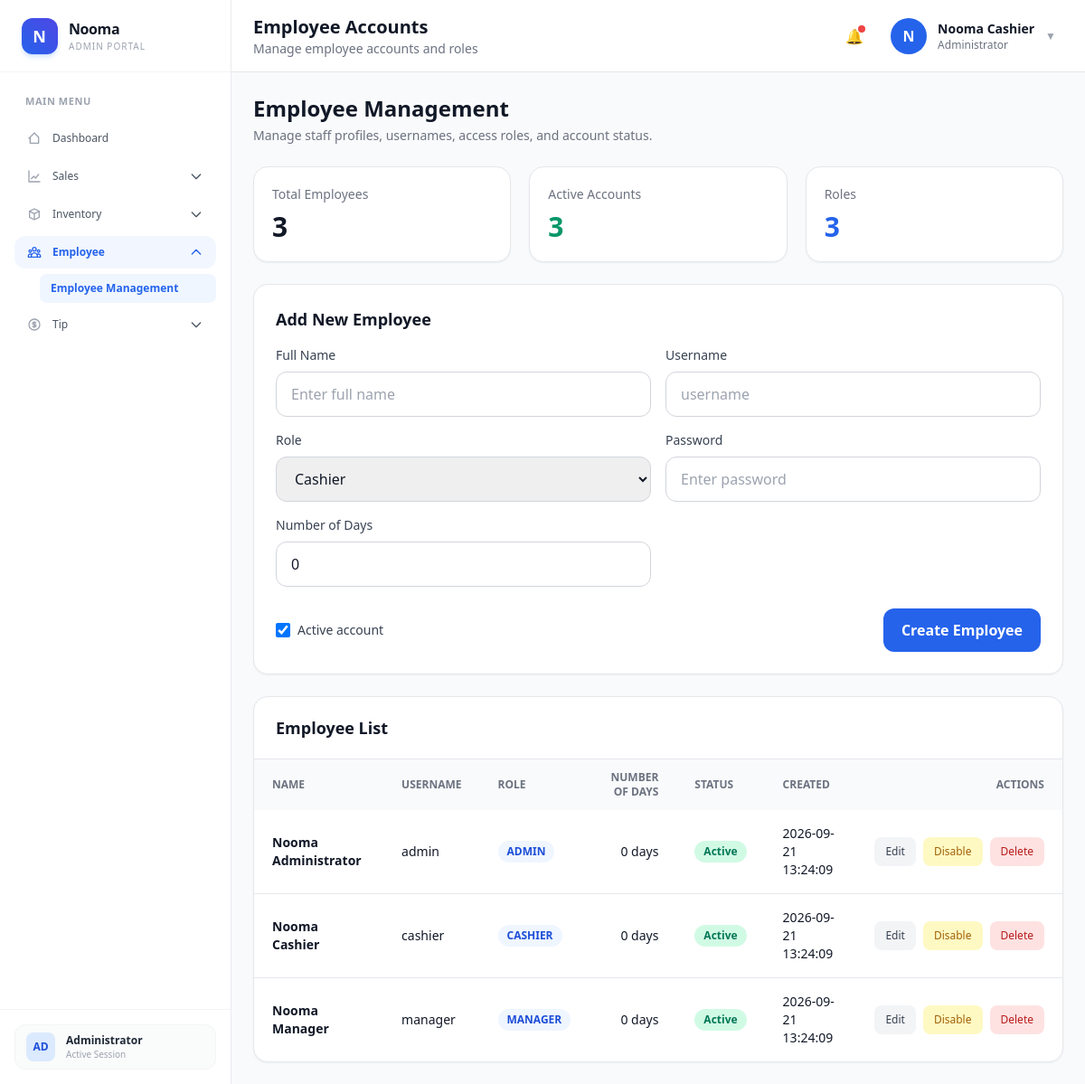
The app's page /frontend/Employee/employee.php (signed in) with its own data.
### tables this page shows
CREATE TABLE `users` (
  `user_id` bigint(20) UNSIGNED NOT NULL,
  `full_name` varchar(150) NOT NULL,
  `username` varchar(100) NOT NULL,
  `password_hash` varchar(255) NOT NULL,
  `role` enum('admin','manager','cashier','employee') NOT NULL DEFAULT 'cashier',
  `is_active` tinyint(1) NOT NULL DEFAULT 1,
  `number_of_days` int(10) UNSIGNED NOT NULL DEFAULT 0,
  `created_at` timestamp NOT NULL DEFAULT current_timestamp(),
  `updated_at` timestamp NOT NULL DEFAULT current_timestamp() ON UPDATE current_timestamp()
);

### frontend/Employee/employee.php (the view, shortened to what this page needs)
<?php
require_once __DIR__ . "/../../backend/config/database.php";
$editEmployee = null;
$employeeList = [];
$employeeQuery = mysqli_query($conn, "SELECT user_id, full_name, username, role, is_active, number_of_days, created_at FROM users WHERE role IN ('admin', 'manager', 'cashier', 'employee') ORDER BY is_active DESC, full_name ASC");
if ($employeeQuery) {
    while ($row = mysqli_fetch_assoc($employeeQuery)) {
        $employeeList[] = $row;
    }
}
$totalEmployees = count($employeeList);
$activeEmployees = 0;
foreach ($employeeList as $employee) {
    if ((int) $employee["is_active"] === 1) {
        $activeEmployees++;
    }
}
?>
<!DOCTYPE html>
<html lang="en">
<head>
    <script src="https://cdn.tailwindcss.com"></script>
</head>
<body class="bg-gray-50 text-gray-900">
<?php include "../Components/sidebar.php"; ?>
<div class="lg:ml-64 min-h-screen">
    <?php include "../Components/navbar.php"; ?>
    <main class="p-6">
        <div class="mb-6">
            <h2 class="text-2xl font-bold text-gray-900">Employee Management</h2>
            <p class="text-sm text-gray-500 mt-1">Manage staff profiles, usernames, access roles, and account status.</p>
        </div>
        <div class="grid md:grid-cols-3 gap-5 mb-6">
            <div class="bg-white rounded-2xl border p-5 shadow-sm">
                <p class="text-sm text-gray-500">Total Employees</p>
                <h3 class="text-3xl font-bold mt-2"><?= number_format($totalEmployees) ?></h3>
            </div>
            <div class="bg-white rounded-2xl border p-5 shadow-sm">
                <p class="text-sm text-gray-500">Active Accounts</p>
                <h3 class="text-3xl font-bold mt-2 text-emerald-600"><?= number_format($activeEmployees) ?></h3>
            </div>
            <div class="bg-white rounded-2xl border p-5 shadow-sm">
                <p class="text-sm text-gray-500">Roles</p>
                <h3 class="text-3xl font-bold mt-2 text-blue-600">3</h3>
            </div>
        </div>
        <div class="bg-white border rounded-2xl shadow-sm p-6 mb-6">
            <div class="flex items-center justify-between mb-4">
                <h3 class="text-lg font-bold"><?= $editEmployee ? "Edit Employee Account" : "Add New Employee" ?></h3>
            </div>
            <form method="post" class="grid md:grid-cols-2 xl:grid-cols-5 gap-4">
                <div class="xl:col-span-2">
                    <label class="block text-sm font-medium text-gray-700 mb-2">Full Name</label>
                    <input type="text" name="full_name" required
                        value="<?= htmlspecialchars($editEmployee["full_name"] ?? "") ?>"
                        placeholder="Enter full name"
                        class="w-full border border-gray-300 rounded-xl px-4 py-3 focus:outline-none focus:ring-2 focus:ring-blue-500">
                </div>
                <div>
                    <label class="block text-sm font-medium text-gray-700 mb-2">Username</label>
                    <input type="text" name="username" required
                        value="<?= htmlspecialchars($editEmployee["username"] ?? "") ?>"
                        placeholder="username"
                        class="w-full border border-gray-300 rounded-xl px-4 py-3 focus:outline-none focus:ring-2 focus:ring-blue-500">
                </div>
                <div>
                    <label class="block text-sm font-medium text-gray-700 mb-2">Role</label>
                    <select name="role" class="w-full border border-gray-300 rounded-xl px-4 py-3 focus:outline-none focus:ring-2 focus:ring-blue-500">
                        <?php $selectedRole = $editEmployee["role"] ?? "cashier"; ?>
                        <option value="cashier" <?= $selectedRole === "cashier" ? "selected" : "" ?>>Cashier</option>
                    </select>
                </div>
                <div>
                    <label class="block text-sm font-medium text-gray-700 mb-2">Password</label>
                    <input type="password" name="password" placeholder="<?= $editEmployee ? "Leave blank to keep current password" : "Enter password" ?>"
                        class="w-full border border-gray-300 rounded-xl px-4 py-3 focus:outline-none focus:ring-2 focus:ring-blue-500">
                </div>
                <div>
                    <label for="number_of_days" class="block text-sm font-medium text-gray-700 mb-2">Number of Days</label>
                    <input type="number" id="number_of_days" name="number_of_days" min="0" step="1" required
                        value="<?= htmlspecialchars((string) ($editEmployee["number_of_days"] ?? "0")) ?>"
                        class="w-full border border-gray-300 rounded-xl px-4 py-3 focus:outline-none focus:ring-2 focus:ring-blue-500">
                </div>
                <div class="md:col-span-2 xl:col-span-5 flex items-center justify-between gap-3 pt-2">
                    <?php if ($editEmployee): ?>
                        <label class="inline-flex items-center gap-2 text-sm text-gray-700">
                            <input type="checkbox" name="is_active" value="1" <?= (int)($editEmployee["is_active"] ?? 0) === 1 ? "checked" : "" ?> class="h-4 w-4 text-blue-600 border-gray-300 rounded">
                            Active account
                        </label>
                        <button type="submit" class="px-5 py-3 rounded-xl bg-blue-600 text-white font-semibold hover:bg-blue-700">Update Employee</button>
                    <?php else: ?>
                        <label class="inline-flex items-center gap-2 text-sm text-gray-700">
                            <input type="checkbox" name="is_active" value="1" checked class="h-4 w-4 text-blue-600 border-gray-300 rounded">
                            Active account
                        </label>
                        <button type="submit" class="px-5 py-3 rounded-xl bg-blue-600 text-white font-semibold hover:bg-blue-700">Create Employee</button>
                    <?php endif; ?>
                </div>
            </form>
        </div>
        <div class="bg-white border rounded-2xl shadow-sm overflow-hidden">
            <div class="px-6 py-5 border-b">
                <h3 class="text-lg font-bold">Employee List</h3>
            </div>
            <div class="overflow-x-auto">
                <table class="w-full text-sm text-left">
                    <thead class="bg-gray-50 text-gray-500 uppercase text-xs">
                        <tr>
                            <th class="px-5 py-3">Name</th>
                            <th class="px-5 py-3">Username</th>
                            <th class="px-5 py-3">Role</th>
                            <th class="px-5 py-3 text-right">Number of Days</th>
                            <th class="px-5 py-3">Status</th>
                            <th class="px-5 py-3">Created</th>
                            <th class="px-5 py-3 text-right">Actions</th>
                        </tr>
                    </thead>
                    <tbody class="divide-y">
                        <?php if (empty($employeeList)): ?>
                            <tr>
                                <td colspan="7" class="px-5 py-8 text-center text-gray-500">No employee accounts found.</td>
                            </tr>
                        <?php else: ?>
                            <?php foreach ($employeeList as $employee): ?>
                                <?php $isActive = (int) $employee["is_active"] === 1; ?>
                                <tr class="hover:bg-gray-50">
                                    <td class="px-5 py-4 font-semibold"><?= htmlspecialchars($employee["full_name"]) ?></td>
                                    <td class="px-5 py-4"><?= htmlspecialchars($employee["username"]) ?></td>
                                    <td class="px-5 py-4">
                                        <span class="inline-flex px-2.5 py-1 rounded-full bg-blue-50 text-blue-700 text-xs font-semibold uppercase">
                                            <?= htmlspecialchars(ucfirst($employee["role"])) ?>
                                        </span>
                                    </td>
                                    <td class="px-5 py-4 text-right font-medium">
                                        <?= number_format((int) $employee["number_of_days"]) ?> days
                                    </td>
                                    <td class="px-5 py-4">
                                        <span class="inline-flex px-2.5 py-1 rounded-full <?= $isActive ? "bg-emerald-100 text-emerald-700" : "bg-gray-200 text-gray-700" ?> text-xs font-semibold">
                                            <?= $isActive ? "Active" : "Inactive" ?>
                                        </span>
                                    </td>
                                    <td class="px-5 py-4"><?= htmlspecialchars($employee["created_at"] ?? "") ?></td>
                                    <td class="px-5 py-4">
                                        <div class="flex items-center justify-end gap-2">
                                            <a href="employee.php?edit_user_id=<?= (int) $employee["user_id"] ?>" class="px-3 py-2 rounded-lg bg-gray-100 text-gray-700 hover:bg-gray-200 text-xs font-medium">Edit</a>
                                            <form method="post" class="inline">
                                                <button type="submit" class="px-3 py-2 rounded-lg <?= $isActive ? "bg-yellow-100 text-yellow-700 hover:bg-yellow-200" : "bg-emerald-100 text-emerald-700 hover:bg-emerald-200" ?> text-xs font-medium">
                                                    <?= $isActive ? "Disable" : "Enable" ?>
                                                </button>
                                            </form>
                                            <form method="post" class="inline" onsubmit="return confirm('Delete this employee account?');">
                                                <button type="submit" class="px-3 py-2 rounded-lg bg-red-100 text-red-700 hover:bg-red-200 text-xs font-medium">Delete</button>
                                            </form>
                                        </div>
                                    </td>
                                </tr>
                            <?php endforeach; ?>
                        <?php endif; ?>
                    </tbody>
                </table>
            </div>
        </div>
    </main>
</div>
</body>
</html>

### records on screen
users: full_name "Nooma Administrator", username "admin", role "ADMIN", number_of_days "0", is_active "Active", created_at "2026-09-21 13:24:09"
users: full_name "Nooma Cashier", username "cashier", role "CASHIER", number_of_days "0", is_active "Active", created_at "2026-09-21 13:24:09"
users: full_name "Nooma Manager", username "manager", role "MANAGER", number_of_days "0", is_active "Active", created_at "2026-09-21 13:24:09"

### other values on screen
$page_title "Employee Accounts"
$page_description "Manage employee accounts and roles"
substr($full_name, 0, 1) "N"
$full_name "Nooma Cashier"
$totalEmployees "3"
$activeEmployees "3"
